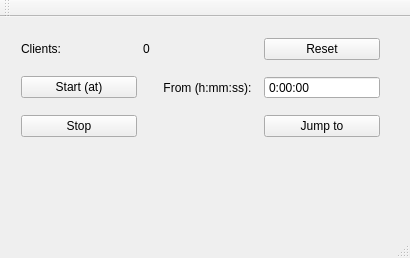
<?xml version="1.0" encoding="UTF-8"?>
<ui version="4.0">
 <class>MainWindow</class>
 <widget class="QMainWindow" name="MainWindow">
  <property name="geometry">
   <rect>
    <x>0</x>
    <y>0</y>
    <width>410</width>
    <height>258</height>
   </rect>
  </property>
  <property name="windowTitle">
   <string>MainWindow</string>
  </property>
  <widget class="QWidget" name="centralWidget">
   <widget class="QWidget" name="layoutWidget">
    <property name="geometry">
     <rect>
      <x>10</x>
      <y>0</y>
      <width>381</width>
      <height>141</height>
     </rect>
    </property>
    <layout class="QGridLayout" name="gridLayout">
     <item row="0" column="0">
      <widget class="QLabel" name="label">
       <property name="text">
        <string>Clients:</string>
       </property>
      </widget>
     </item>
     <item row="2" column="2">
      <widget class="QPushButton" name="seekButton">
       <property name="text">
        <string>Jump to</string>
       </property>
      </widget>
     </item>
     <item row="1" column="0">
      <widget class="QPushButton" name="startButton">
       <property name="text">
        <string>Start (at)</string>
       </property>
      </widget>
     </item>
     <item row="1" column="1">
      <widget class="QLabel" name="label_2">
       <property name="text">
        <string>From (h:mm:ss):  </string>
       </property>
       <property name="alignment">
        <set>Qt::AlignRight|Qt::AlignTrailing|Qt::AlignVCenter</set>
       </property>
      </widget>
     </item>
     <item row="0" column="1">
      <widget class="QLabel" name="clientLabel">
       <property name="text">
        <string>0</string>
       </property>
      </widget>
     </item>
     <item row="1" column="2">
      <widget class="QTimeEdit" name="timeEdit">
       <property name="wrapping">
        <bool>false</bool>
       </property>
       <property name="frame">
        <bool>true</bool>
       </property>
       <property name="buttonSymbols">
        <enum>QAbstractSpinBox::NoButtons</enum>
       </property>
       <property name="keyboardTracking">
        <bool>true</bool>
       </property>
       <property name="currentSection">
        <enum>QDateTimeEdit::SecondSection</enum>
       </property>
       <property name="displayFormat">
        <string>h:mm:ss</string>
       </property>
      </widget>
     </item>
     <item row="2" column="0">
      <widget class="QPushButton" name="stopButton">
       <property name="text">
        <string>Stop</string>
       </property>
      </widget>
     </item>
     <item row="0" column="2">
      <widget class="QPushButton" name="resetButton">
       <property name="text">
        <string>Reset</string>
       </property>
      </widget>
     </item>
    </layout>
   </widget>
  </widget>
  <widget class="QMenuBar" name="menuBar">
   <property name="geometry">
    <rect>
     <x>0</x>
     <y>0</y>
     <width>410</width>
     <height>27</height>
    </rect>
   </property>
  </widget>
  <widget class="QToolBar" name="mainToolBar">
   <attribute name="toolBarArea">
    <enum>TopToolBarArea</enum>
   </attribute>
   <attribute name="toolBarBreak">
    <bool>false</bool>
   </attribute>
  </widget>
  <widget class="QStatusBar" name="statusBar"/>
 </widget>
 <layoutdefault spacing="6" margin="11"/>
 <resources/>
 <connections/>
</ui>
